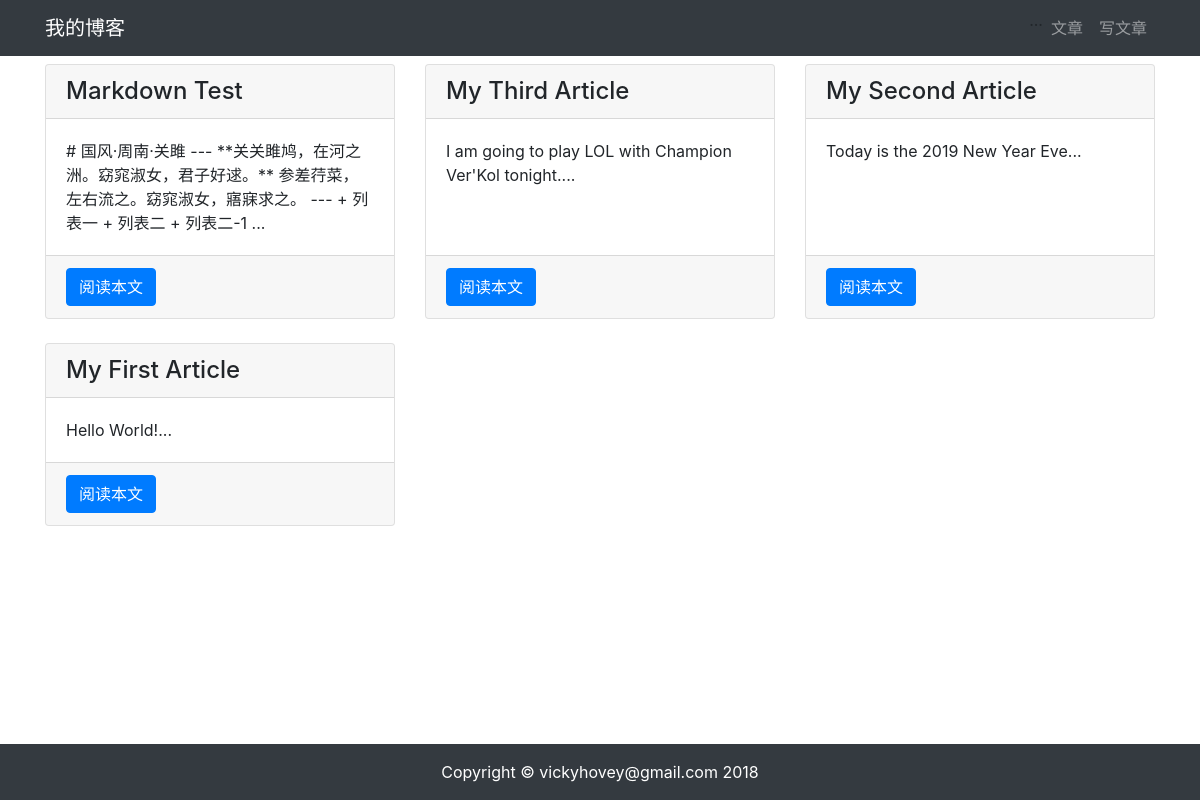
Page /article/article-list/ on the earlier database version.
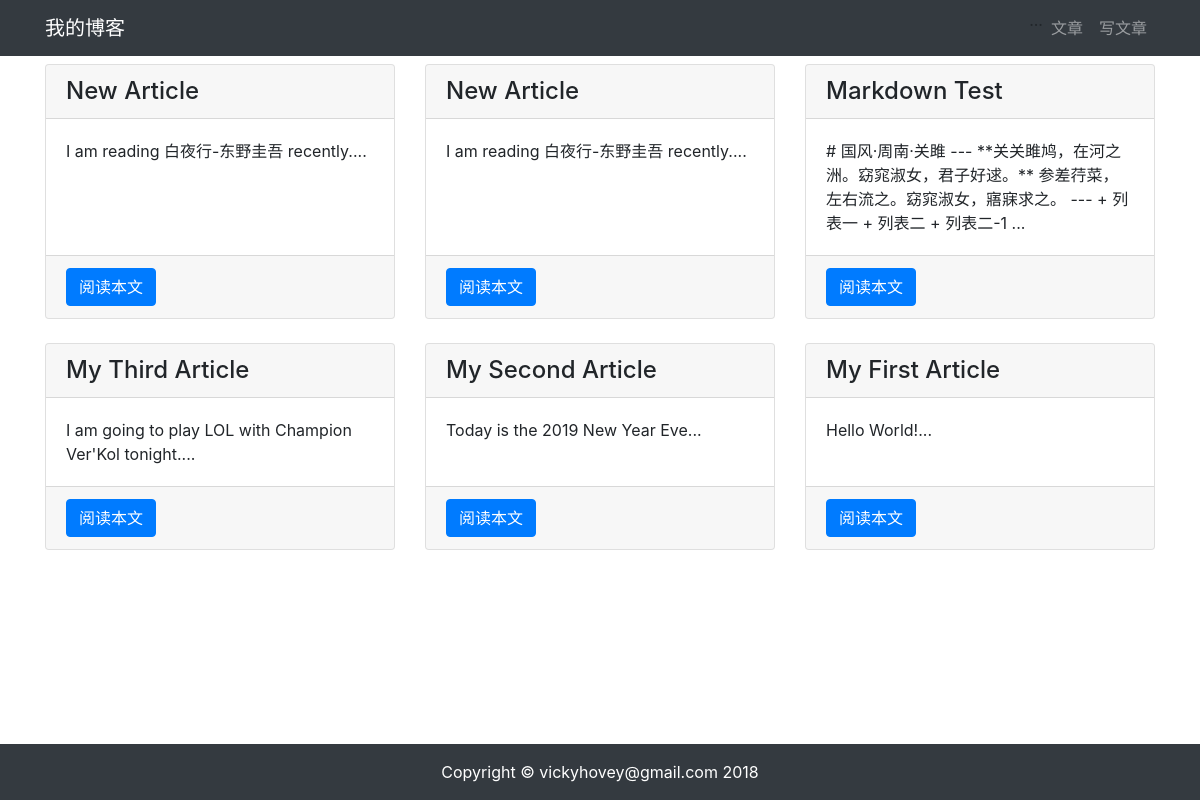
Same page on the later database version.
### article/models.py (models this page shows, shortened)
class ArticlePost(models.Model):
    author = models.ForeignKey(User, on_delete=models.CASCADE)
    title = models.CharField(max_length=100)
    body = models.TextField()
    created = models.DateTimeField(default=timezone.now)
    updated = models.DateTimeField(auto_now=True)# Create your models here.
    class Meta:
        ordering = ('-created',)

### article/views.py (the view)
# urls.py: path('article-list/', views.article_list, name='article_list'),
def article_list(request):
    articles = ArticlePost.objects.all()
    context = { 'articles': articles }
    return render(request, 'article/list.html', context)

### article/templates/article/list.html (shortened to what this page needs)
{% extends "base.html" %}
{% load staticfiles %}
{% block content %}
<div class="container">
    <div class="row mt-2">
        {% for article in articles %}
        <div class="col-4 mb-4">
            <div class="card h-100">
                <h4 class="card-header">{{ article.title }}</h4>
                <div class="card-body">
                    <p class="card-text">{{ article.body|slice:'100' }}...</p>
                </div>
                <div class="card-footer">
                    <a href="{% url 'article:article_detail' article.id %}" class="btn btn-primary">阅读本文</a>
                </div>
            </div>
        </div>
        {% endfor %}
    </div>
</div>
{% endblock content %}

### article/templates/base.html (shortened to what this page needs)
{% load staticfiles %}
<!DOCTYPE html>
<html lang="zh-cn">
<head>
    <link rel="stylesheet" href="{% static 'bootstrap/css/bootstrap.min.css' %}">
    <link rel="stylesheet" href="{% static 'md_css/monokai.css' %}">
</head>
<body>
    {% include 'header.html' %}
    {% block content %}{% endblock content %}
    {% include 'footer.html' %}
<link rel="stylesheet" href="https://maxcdn.bootstrapcdn.com/bootstrap/4.0.0-beta.3/css/bootstrap.min.css">
</body>
</html>

### article/templates/header.html (shortened to what this page needs)
<nav class="navbar navbar-expand-lg navbar-dark bg-dark">
  <div class="container">
    <a class="navbar-brand" href="{% url 'article:article_list' %}">我的博客</a>
    <div>
      <ul class="navbar-nav">
    ...
    <li class="nav-item">
        <a class="nav-link" href="{% url 'article:article_list' %}">文章</a>
    </li>
    <li class="nav-item">
          <a class="nav-link" href="{% url 'article:article_create' %}">写文章</a>
        </li>
</ul>
    </div>
  </div>
</nav>

### article/templates/footer.html
{% load staticfiles %}
<div>
    <br><br><br>
</div>
<footer class="py-3 bg-dark fixed-bottom">
    <div class="container">
        <p class="m-0 text-center text-white">Copyright &copy; vickyhovey@gmail.com 2018</p>
    </div>
</footer>

Differences in the rows shown:
added ArticlePost: title "New Article", body "I am reading 白夜行-东野圭吾 recently."
added ArticlePost: title "New Article", body "I am reading 白夜行-东野圭吾 recently."
